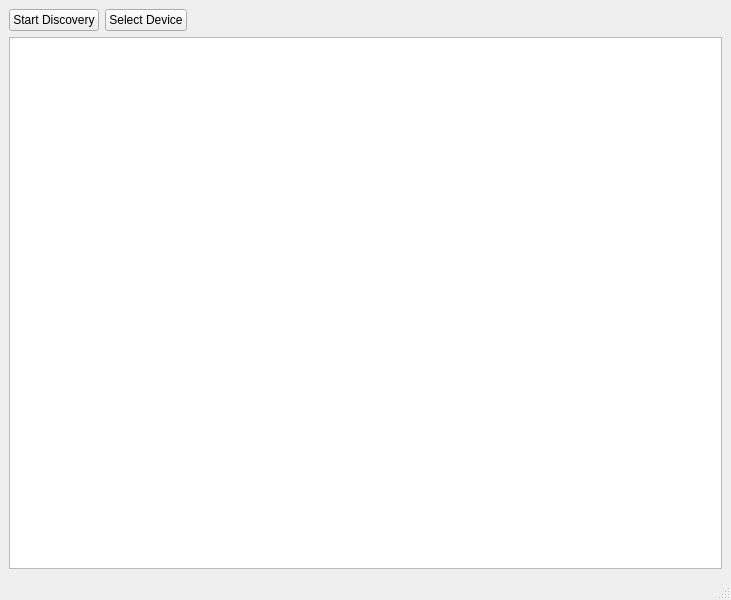
<?xml version="1.0" encoding="UTF-8"?>
<ui version="4.0">
 <class>MainWindow</class>
 <widget class="QMainWindow" name="MainWindow">
  <property name="geometry">
   <rect>
    <x>0</x>
    <y>0</y>
    <width>731</width>
    <height>600</height>
   </rect>
  </property>
  <property name="windowTitle">
   <string>MainWindow</string>
  </property>
  <widget class="QWidget" name="centralwidget">
   <layout class="QVBoxLayout" name="verticalLayout">
    <item>
     <layout class="QHBoxLayout" name="horizontalLayout">
      <item>
       <widget class="QPushButton" name="scanToggle">
        <property name="text">
         <string>Start Discovery</string>
        </property>
       </widget>
      </item>
      <item>
       <widget class="QPushButton" name="selectButton">
        <property name="text">
         <string>Select Device</string>
        </property>
       </widget>
      </item>
      <item>
       <spacer name="horizontalSpacer">
        <property name="orientation">
         <enum>Qt::Horizontal</enum>
        </property>
        <property name="sizeHint" stdset="0">
         <size>
          <width>40</width>
          <height>20</height>
         </size>
        </property>
       </spacer>
      </item>
     </layout>
    </item>
    <item>
     <widget class="QTreeView" name="deviceList"/>
    </item>
   </layout>
  </widget>
  <widget class="QMenuBar" name="menubar">
   <property name="geometry">
    <rect>
     <x>0</x>
     <y>0</y>
     <width>731</width>
     <height>25</height>
    </rect>
   </property>
  </widget>
  <widget class="QStatusBar" name="statusbar"/>
 </widget>
 <resources/>
 <connections/>
</ui>
